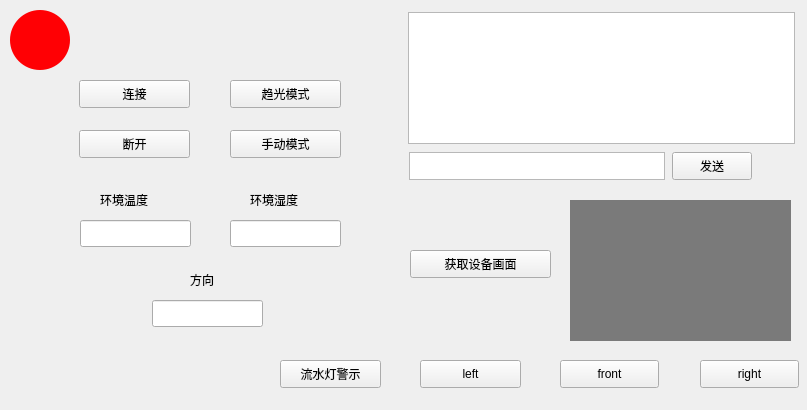
<?xml version="1.0" encoding="UTF-8"?>
<ui version="4.0">
 <class>Widget</class>
 <widget class="QWidget" name="Widget">
  <property name="geometry">
   <rect>
    <x>0</x>
    <y>0</y>
    <width>807</width>
    <height>410</height>
   </rect>
  </property>
  <property name="windowTitle">
   <string>Widget</string>
  </property>
  <widget class="QLineEdit" name="lineEdit_3">
   <property name="geometry">
    <rect>
     <x>80</x>
     <y>220</y>
     <width>111</width>
     <height>27</height>
    </rect>
   </property>
   <property name="alignment">
    <set>Qt::AlignmentFlag::AlignLeading|Qt::AlignmentFlag::AlignLeft|Qt::AlignmentFlag::AlignVCenter</set>
   </property>
  </widget>
  <widget class="QLabel" name="label_2">
   <property name="geometry">
    <rect>
     <x>100</x>
     <y>190</y>
     <width>69</width>
     <height>19</height>
    </rect>
   </property>
   <property name="text">
    <string>环境温度</string>
   </property>
  </widget>
  <widget class="QLabel" name="label_3">
   <property name="geometry">
    <rect>
     <x>250</x>
     <y>190</y>
     <width>69</width>
     <height>19</height>
    </rect>
   </property>
   <property name="text">
    <string>环境湿度</string>
   </property>
  </widget>
  <widget class="QLineEdit" name="lineEdit_4">
   <property name="geometry">
    <rect>
     <x>230</x>
     <y>220</y>
     <width>111</width>
     <height>27</height>
    </rect>
   </property>
   <property name="alignment">
    <set>Qt::AlignmentFlag::AlignLeading|Qt::AlignmentFlag::AlignLeft|Qt::AlignmentFlag::AlignVCenter</set>
   </property>
  </widget>
  <widget class="QLabel" name="label">
   <property name="geometry">
    <rect>
     <x>10</x>
     <y>10</y>
     <width>60</width>
     <height>60</height>
    </rect>
   </property>
   <property name="sizePolicy">
    <sizepolicy hsizetype="Fixed" vsizetype="Fixed">
     <horstretch>0</horstretch>
     <verstretch>0</verstretch>
    </sizepolicy>
   </property>
   <property name="minimumSize">
    <size>
     <width>60</width>
     <height>60</height>
    </size>
   </property>
   <property name="styleSheet">
    <string notr="true">border-radius:30px;
background-color: rgb(255, 0, 4);</string>
   </property>
   <property name="text">
    <string/>
   </property>
   <property name="alignment">
    <set>Qt::AlignmentFlag::AlignCenter</set>
   </property>
  </widget>
  <widget class="QTextEdit" name="textEdit">
   <property name="geometry">
    <rect>
     <x>408</x>
     <y>12</y>
     <width>387</width>
     <height>132</height>
    </rect>
   </property>
  </widget>
  <widget class="QTextEdit" name="textEdit_2">
   <property name="geometry">
    <rect>
     <x>409</x>
     <y>152</y>
     <width>256</width>
     <height>28</height>
    </rect>
   </property>
   <property name="sizePolicy">
    <sizepolicy hsizetype="Expanding" vsizetype="Ignored">
     <horstretch>0</horstretch>
     <verstretch>0</verstretch>
    </sizepolicy>
   </property>
   <property name="minimumSize">
    <size>
     <width>0</width>
     <height>10</height>
    </size>
   </property>
   <property name="sizeIncrement">
    <size>
     <width>0</width>
     <height>23</height>
    </size>
   </property>
  </widget>
  <widget class="QPushButton" name="pushButton_3">
   <property name="geometry">
    <rect>
     <x>672</x>
     <y>152</y>
     <width>80</width>
     <height>28</height>
    </rect>
   </property>
   <property name="sizeIncrement">
    <size>
     <width>0</width>
     <height>23</height>
    </size>
   </property>
   <property name="text">
    <string>发送</string>
   </property>
  </widget>
  <widget class="QPushButton" name="pushButton">
   <property name="geometry">
    <rect>
     <x>79</x>
     <y>80</y>
     <width>111</width>
     <height>28</height>
    </rect>
   </property>
   <property name="text">
    <string>连接</string>
   </property>
  </widget>
  <widget class="QPushButton" name="pushButton_2">
   <property name="geometry">
    <rect>
     <x>79</x>
     <y>130</y>
     <width>111</width>
     <height>28</height>
    </rect>
   </property>
   <property name="text">
    <string>断开</string>
   </property>
  </widget>
  <widget class="QLineEdit" name="lineEdit_5">
   <property name="geometry">
    <rect>
     <x>152</x>
     <y>300</y>
     <width>111</width>
     <height>27</height>
    </rect>
   </property>
   <property name="alignment">
    <set>Qt::AlignmentFlag::AlignCenter</set>
   </property>
  </widget>
  <widget class="QLabel" name="label_4">
   <property name="geometry">
    <rect>
     <x>190</x>
     <y>270</y>
     <width>69</width>
     <height>19</height>
    </rect>
   </property>
   <property name="text">
    <string>方向</string>
   </property>
  </widget>
  <widget class="QPushButton" name="pushButton_4">
   <property name="geometry">
    <rect>
     <x>420</x>
     <y>360</y>
     <width>101</width>
     <height>28</height>
    </rect>
   </property>
   <property name="text">
    <string>left</string>
   </property>
  </widget>
  <widget class="QLabel" name="label_5">
   <property name="geometry">
    <rect>
     <x>570</x>
     <y>200</y>
     <width>221</width>
     <height>141</height>
    </rect>
   </property>
   <property name="styleSheet">
    <string notr="true">background-color: rgb(122, 122, 122);</string>
   </property>
   <property name="text">
    <string/>
   </property>
  </widget>
  <widget class="QPushButton" name="pushButton_5">
   <property name="geometry">
    <rect>
     <x>560</x>
     <y>360</y>
     <width>99</width>
     <height>28</height>
    </rect>
   </property>
   <property name="text">
    <string>front</string>
   </property>
  </widget>
  <widget class="QPushButton" name="pushButton_6">
   <property name="geometry">
    <rect>
     <x>410</x>
     <y>250</y>
     <width>141</width>
     <height>28</height>
    </rect>
   </property>
   <property name="text">
    <string>获取设备画面</string>
   </property>
  </widget>
  <widget class="QPushButton" name="pushButton_7">
   <property name="geometry">
    <rect>
     <x>700</x>
     <y>360</y>
     <width>99</width>
     <height>28</height>
    </rect>
   </property>
   <property name="text">
    <string>right</string>
   </property>
  </widget>
  <widget class="QPushButton" name="pushButton_8">
   <property name="geometry">
    <rect>
     <x>230</x>
     <y>80</y>
     <width>111</width>
     <height>28</height>
    </rect>
   </property>
   <property name="text">
    <string>趋光模式</string>
   </property>
  </widget>
  <widget class="QPushButton" name="pushButton_9">
   <property name="geometry">
    <rect>
     <x>230</x>
     <y>130</y>
     <width>111</width>
     <height>28</height>
    </rect>
   </property>
   <property name="text">
    <string>手动模式</string>
   </property>
  </widget>
  <widget class="QPushButton" name="pushButton_10">
   <property name="geometry">
    <rect>
     <x>280</x>
     <y>360</y>
     <width>101</width>
     <height>28</height>
    </rect>
   </property>
   <property name="text">
    <string>流水灯警示</string>
   </property>
  </widget>
 </widget>
 <resources/>
 <connections/>
</ui>
